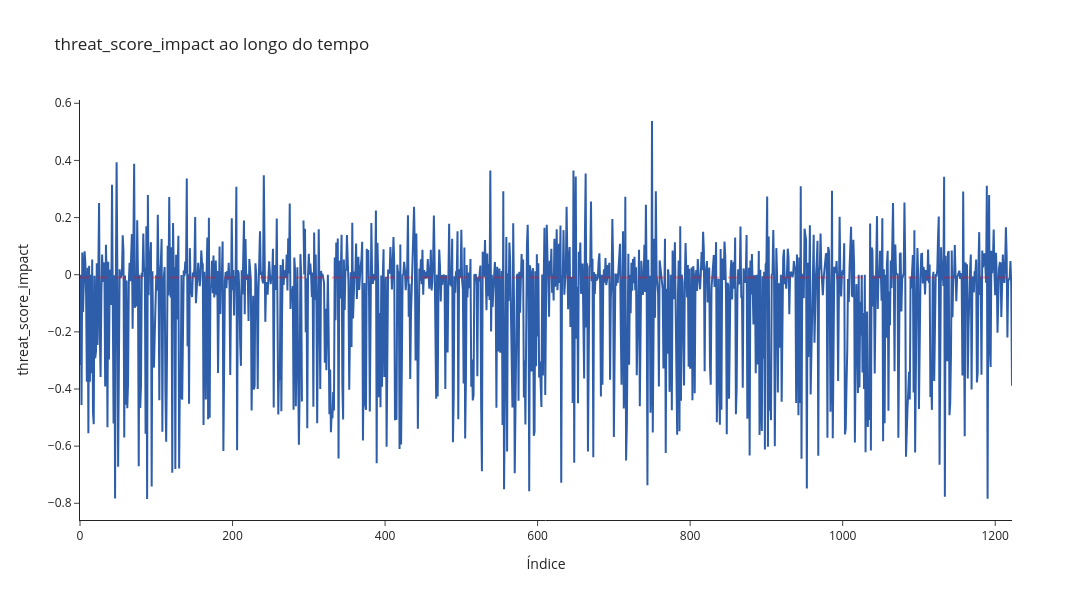

Write notebook code for a chart like this one.
### Code cell
# Distribuição do impacto na ameaça de eventos de todas as partidas da temporada
plot_histogram(df_threat, 'threat_score_impact')
plot_boxplot(df_threat, 'threat_score_impact')

# impacto na ameaça de eventos defensivos sequenciais em uma partida específica da temporada
game_id = 4438
plot_line(df_threat.filter((F.col('gameId') == game_id)), 'threat_score_impact')

### Figure 1 — Plotly figure (JSON) as saved in the notebook; plotly's stock layout.template omitted (floating-point values rounded to 4 significant figures; data arrays with more than 128 entries replaced by an {"elided": "..."} marker saying what was removed)
{"data": [{"line": {"color": "#2E5EAA", "width": 2}, "mode": "lines", "name": "threat_score_impact", "type": "scatter", "x": {"elided": "1223 int values"}, "y": {"elided": "1223 float values"}}], "layout": {"height": 600, "shapes": [{"line": {"color": "red", "dash": "dash", "width": 2}, "type": "line", "x0": 0, "x1": 1, "xref": "paper", "y0": -0.01, "y1": -0.01, "yref": "y"}], "title": {"text": "threat_score_impact ao longo do tempo"}, "width": 1500, "xaxis": {"title": {"text": "Índice"}}, "yaxis": {"title": {"text": "threat_score_impact"}}}}
